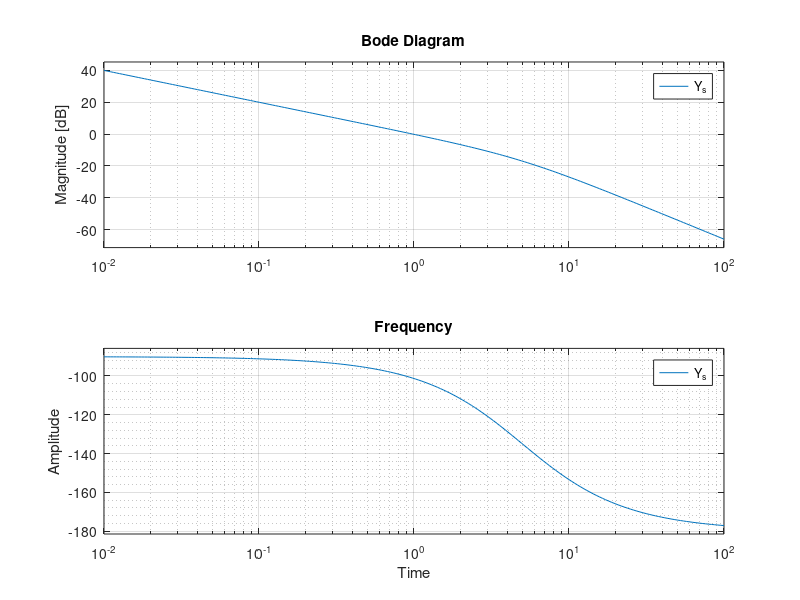

This chart was generated by the following MATLAB code:
% Regelungstechnik
% Aufgabe 1
home
clear
close all

%= PLOT SETTINGS ==
T = 1/5; % tau from the task, time constant
%= END

% Polynom as a Vector
num = [ 0 0 1]
dem = [T 1 0] % Ts^2 + s in Nenner

Y_s = tf(num, dem)
step(Y_s);

% Generate logarithmically spaced vector
% y = logspace(a,b,n) generates n points 
% between decades 10^a and 10^b.
w = logspace(-2, 2, 200);

bode(Y_s, w)
grid minor
title ('Frequency')
xlabel('Time'), ylabel('Amplitude') 
grid on

